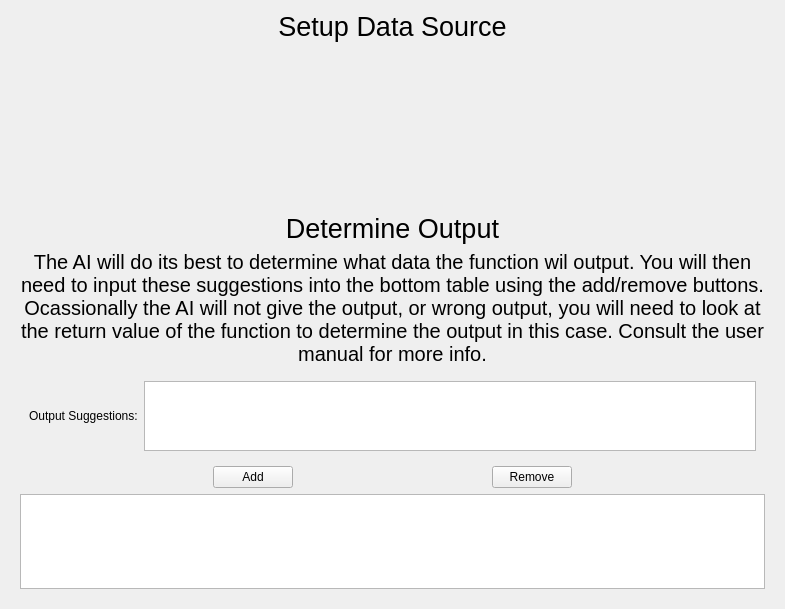
<?xml version="1.0" encoding="UTF-8"?>
<ui version="4.0">
 <class>CreateStandardDataSource</class>
 <widget class="QWidget" name="CreateStandardDataSource">
  <property name="geometry">
   <rect>
    <x>0</x>
    <y>0</y>
    <width>785</width>
    <height>609</height>
   </rect>
  </property>
  <property name="windowTitle">
   <string>CreateStandardDataSource</string>
  </property>
  <layout class="QVBoxLayout" name="verticalLayout">
   <item>
    <widget class="QLabel" name="label">
     <property name="font">
      <font>
       <pointsize>20</pointsize>
      </font>
     </property>
     <property name="text">
      <string>Setup Data Source</string>
     </property>
     <property name="alignment">
      <set>Qt::AlignCenter</set>
     </property>
    </widget>
   </item>
   <item>
    <widget class="QStackedWidget" name="stackedWidget">
     <property name="sizePolicy">
      <sizepolicy hsizetype="Preferred" vsizetype="Maximum">
       <horstretch>0</horstretch>
       <verstretch>1</verstretch>
      </sizepolicy>
     </property>
     <property name="minimumSize">
      <size>
       <width>0</width>
       <height>150</height>
      </size>
     </property>
    </widget>
   </item>
   <item>
    <spacer name="verticalSpacer">
     <property name="orientation">
      <enum>Qt::Vertical</enum>
     </property>
     <property name="sizeType">
      <enum>QSizePolicy::Expanding</enum>
     </property>
     <property name="sizeHint" stdset="0">
      <size>
       <width>20</width>
       <height>40</height>
      </size>
     </property>
    </spacer>
   </item>
   <item>
    <widget class="QWidget" name="output_box" native="true">
     <property name="sizePolicy">
      <sizepolicy hsizetype="Preferred" vsizetype="Preferred">
       <horstretch>0</horstretch>
       <verstretch>0</verstretch>
      </sizepolicy>
     </property>
     <layout class="QVBoxLayout" name="verticalLayout_2">
      <item>
       <widget class="QLabel" name="label_3">
        <property name="font">
         <font>
          <pointsize>20</pointsize>
         </font>
        </property>
        <property name="text">
         <string>Determine Output</string>
        </property>
        <property name="alignment">
         <set>Qt::AlignCenter</set>
        </property>
       </widget>
      </item>
      <item>
       <widget class="QLabel" name="outputHelpText">
        <property name="sizePolicy">
         <sizepolicy hsizetype="Preferred" vsizetype="Preferred">
          <horstretch>0</horstretch>
          <verstretch>1</verstretch>
         </sizepolicy>
        </property>
        <property name="font">
         <font>
          <pointsize>15</pointsize>
         </font>
        </property>
        <property name="text">
         <string>The AI will do its best to determine what data the function wil output. You will then need to input these suggestions into the bottom table using the add/remove buttons.
Ocassionally the AI will not give the output, or wrong output, you will need to look at the return value of the function to determine the output in this case. Consult the user manual for more info.</string>
        </property>
        <property name="alignment">
         <set>Qt::AlignCenter</set>
        </property>
        <property name="wordWrap">
         <bool>true</bool>
        </property>
       </widget>
      </item>
      <item>
       <widget class="QWidget" name="suggested_output_box" native="true">
        <property name="sizePolicy">
         <sizepolicy hsizetype="Preferred" vsizetype="Preferred">
          <horstretch>0</horstretch>
          <verstretch>1</verstretch>
         </sizepolicy>
        </property>
        <layout class="QHBoxLayout" name="horizontalLayout">
         <item>
          <widget class="QLabel" name="label_2">
           <property name="text">
            <string>Output Suggestions:</string>
           </property>
          </widget>
         </item>
         <item>
          <widget class="QListWidget" name="suggested_output">
           <property name="sizePolicy">
            <sizepolicy hsizetype="Expanding" vsizetype="Expanding">
             <horstretch>0</horstretch>
             <verstretch>1</verstretch>
            </sizepolicy>
           </property>
           <property name="editTriggers">
            <set>QAbstractItemView::NoEditTriggers</set>
           </property>
           <property name="selectionMode">
            <enum>QAbstractItemView::NoSelection</enum>
           </property>
           <property name="flow">
            <enum>QListView::LeftToRight</enum>
           </property>
          </widget>
         </item>
        </layout>
       </widget>
      </item>
      <item>
       <widget class="QWidget" name="widget_8" native="true">
        <layout class="QHBoxLayout" name="horizontalLayout_5">
         <property name="leftMargin">
          <number>0</number>
         </property>
         <property name="topMargin">
          <number>0</number>
         </property>
         <property name="rightMargin">
          <number>0</number>
         </property>
         <property name="bottomMargin">
          <number>0</number>
         </property>
         <item>
          <widget class="QPushButton" name="addOutputButton">
           <property name="sizePolicy">
            <sizepolicy hsizetype="Maximum" vsizetype="Fixed">
             <horstretch>0</horstretch>
             <verstretch>0</verstretch>
            </sizepolicy>
           </property>
           <property name="text">
            <string>Add</string>
           </property>
          </widget>
         </item>
         <item>
          <widget class="QPushButton" name="removeOutputButton">
           <property name="sizePolicy">
            <sizepolicy hsizetype="Maximum" vsizetype="Fixed">
             <horstretch>0</horstretch>
             <verstretch>0</verstretch>
            </sizepolicy>
           </property>
           <property name="text">
            <string>Remove</string>
           </property>
          </widget>
         </item>
        </layout>
       </widget>
      </item>
      <item>
       <widget class="QListView" name="outputView">
        <property name="sizePolicy">
         <sizepolicy hsizetype="Expanding" vsizetype="Expanding">
          <horstretch>0</horstretch>
          <verstretch>2</verstretch>
         </sizepolicy>
        </property>
        <property name="font">
         <font>
          <pointsize>30</pointsize>
         </font>
        </property>
       </widget>
      </item>
     </layout>
    </widget>
   </item>
  </layout>
 </widget>
 <resources/>
 <connections/>
</ui>
